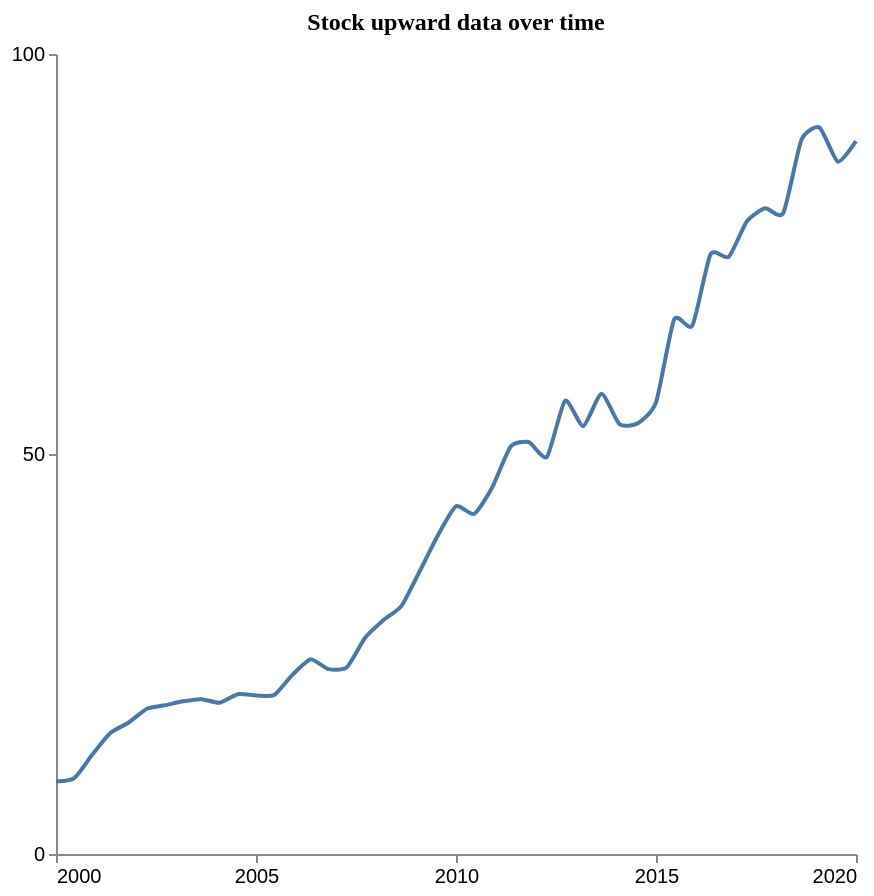

This figure's Vega-Lite source:
### Vega-Lite specification from a JSON file in a GitHub repository (floating-point values rounded to 4 significant figures)
{"$schema": "https://vega.github.io/schema/vega-lite/v5.json", "description": "Pattern: Upward", "data": {"values": [{"X": 2000.0, "Y": 9.055}, {"X": 2000.0, "Y": 9.474}, {"X": 2001.0, "Y": 12.42}, {"X": 2001.0, "Y": 15.15}, {"X": 2002.0, "Y": 16.44}, {"X": 2002.0, "Y": 18.15}, {"X": 2003.0, "Y": 18.6}, {"X": 2003.0, "Y": 19.09}, {"X": 2004.0, "Y": 19.36}, {"X": 2004.0, "Y": 18.9}, {"X": 2005.0, "Y": 19.98}, {"X": 2005.0, "Y": 19.83}, {"X": 2005.0, "Y": 19.87}, {"X": 2006.0, "Y": 22.39}, {"X": 2006.0, "Y": 24.32}, {"X": 2007.0, "Y": 23.11}, {"X": 2007.0, "Y": 23.35}, {"X": 2008.0, "Y": 27.03}, {"X": 2008.0, "Y": 29.23}, {"X": 2009.0, "Y": 31.02}, {"X": 2009.0, "Y": 35.34}, {"X": 2010.0, "Y": 39.82}, {"X": 2010.0, "Y": 43.47}, {"X": 2010.0, "Y": 42.51}, {"X": 2011.0, "Y": 45.85}, {"X": 2011.0, "Y": 50.91}, {"X": 2012.0, "Y": 51.5}, {"X": 2012.0, "Y": 49.65}, {"X": 2013.0, "Y": 56.66}, {"X": 2013.0, "Y": 53.48}, {"X": 2014.0, "Y": 57.53}, {"X": 2014.0, "Y": 53.71}, {"X": 2015.0, "Y": 53.84}, {"X": 2015.0, "Y": 56.45}, {"X": 2015.0, "Y": 66.82}, {"X": 2016.0, "Y": 66.05}, {"X": 2016.0, "Y": 74.97}, {"X": 2017.0, "Y": 74.64}, {"X": 2017.0, "Y": 79.09}, {"X": 2018.0, "Y": 80.71}, {"X": 2018.0, "Y": 80.1}, {"X": 2019.0, "Y": 89.27}, {"X": 2019.0, "Y": 90.79}, {"X": 2020.0, "Y": 86.54}, {"X": 2020.0, "Y": 89.1}]}, "mark": {"type": "line", "interpolate": "cardinal", "tension": 0.4}, "encoding": {"x": {"field": "X", "type": "quantitative", "title": "", "axis": {"grid": false, "format": "d", "values": [2000, 2005, 2010, 2015, 2020], "tickSize": 4}, "scale": {"domain": [2000, 2020]}}, "y": {"field": "Y", "type": "quantitative", "title": "", "axis": {"grid": false, "format": "d", "values": [0, 50, 100], "tickSize": 4, "tickOpacity": 1}, "scale": {"domain": [0, 100]}}}, "title": {"text": "Stock upward data over time", "anchor": "middle", "font": "Tahoma", "fontSize": 12}, "config": {"lineBreak": "^", "view": {"stroke": null}}, "height": 400, "width": 400, "autosize": "pad"}
